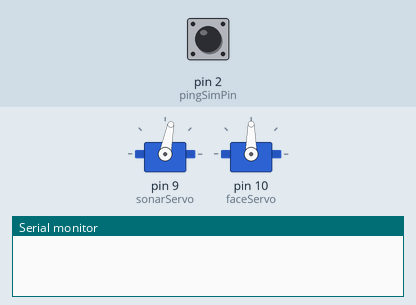
Bench run of a sketch on a simulated Arduino Uno, built with avr-gcc and run on an emulated ATmega328P. Parts: 2 × servo, the last lines printed to the serial monitor. The inputs (shaded band) are chosen by the test bench; at power-on: pin 2 (pingSimPin) HIGH.

Above: at 1.2 s.
1.3 s: pin 2 (pingSimPin) pulled LOW for 1 s
4.3 s: pin 2 (pingSimPin) pulled LOW for 0.15 s
At 4.69 s:
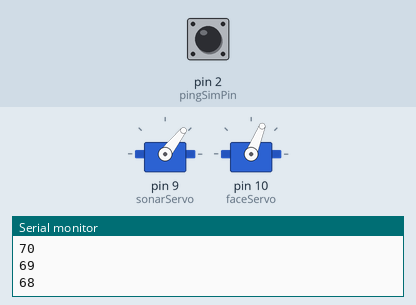
7.3 s: pin 2 (pingSimPin) pulled LOW for 3.2 s
At 7.71 s:
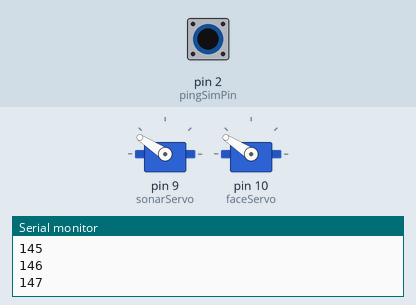
12.1 s: pin 2 (pingSimPin) pulled LOW for 0.15 s
At 12.58 s:
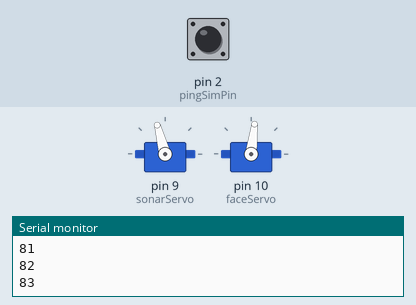
15.1 s: pin 2 (pingSimPin) pulled LOW for 0.15 s
At 15.9 s:
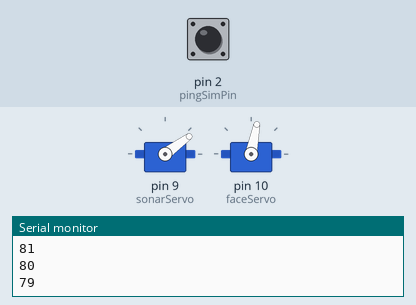
18.2 s: pin 2 (pingSimPin) pulled LOW for 1 s
At 18.93 s:
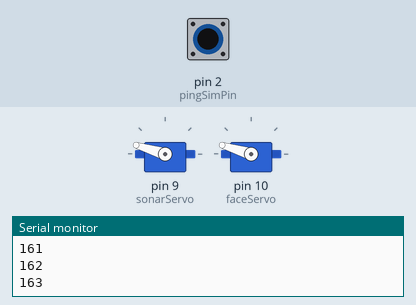
Timing chart, 0 to 58.9 s (numbered marks = the images above; inputs shaded):
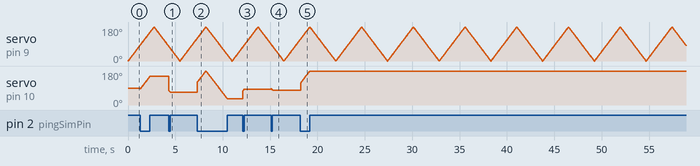

Measured:
- after the input at 4.3 s, servo on pin 10 (faceServo): 151° → 68° at once
- after the input at 7.3 s, servo on pin 10 (faceServo): rises from 68° to 180° in 0.90 s, then falls to 32° in 2.3 s
- after the input at 12.1 s, servo on pin 10 (faceServo): 32° → 83° at once
- after the input at 15.1 s, servo on pin 10 (faceServo): 83° → 79° at once
- after the input at 18.2 s, servo on pin 10 (faceServo): moves from 79° to 180° over 0.97 s, starting at once

The sketch:

PinFace.ino
```cpp
/*
 Controlling a servo position using a potentiometer (variable resistor)
 by Michal Rinott <http://people.interaction-ivrea.it/m.rinott>

 modified on 8 Nov 2013
 by Scott Fitzgerald
 http://www.arduino.cc/en/Tutorial/Knob
*/

#include <Servo.h>

Servo sonarServo;  // create a utility object form the servo library to make controlling a servo easy
Servo faceServo;   // ditto

int pingSimPin = 2;
int pingState = 0;

int potpin = 0;  // analog pin used to connect the potentiometer
int val;    // variable to read the value from the analog pin
int count_dir = 1;
int incr_up = 1;
int incr_down = -1;
int top = 180;
int bottom = 0;
int pos = 0;

void setup() {
  sonarServo.attach(9);  // attaches the servo on pin 3 to the servo object
  faceServo.attach(10);  // attaches the servo on pin 3 to the servo object
  pinMode(pingSimPin,INPUT_PULLUP);
  Serial.begin(9600);

}


void loop() {
  while(true) {
    for (pos = init_pos(); limit_hit(pos); pos += incr()) { // goes from 0 degrees to 180 degrees and back
      // in steps of 1 degree
      sonarServo.write(pos);              // tell servo to go to position in variable 'pos'
      pingState = digitalRead(pingSimPin);
      if (pingState == LOW) {
        faceServo.write(pos);
        Serial.println(pos);
      }

      delay(15);                       // waits 15ms for the servo to reach the position
    }
    // reverse direction of count
    count_dir = !count_dir;
  }
}


/*
 * Utilities to make a loop that runs forward and then backwards
 *    It means the starting point varies and the end points vary and
 *    the increment value sign needs to change.
 */
int init_pos() {
  return (count_dir ? bottom : top);
}

int limit_hit(int pos) {
  if (count_dir) {
    return (pos <= top);
  }
  return (pos >= bottom);
}

int incr() {
  if (count_dir) {
    return (incr_up);
  }
  return (incr_down);
}
/*
 *  end of utilities for incrementing
 */
```
